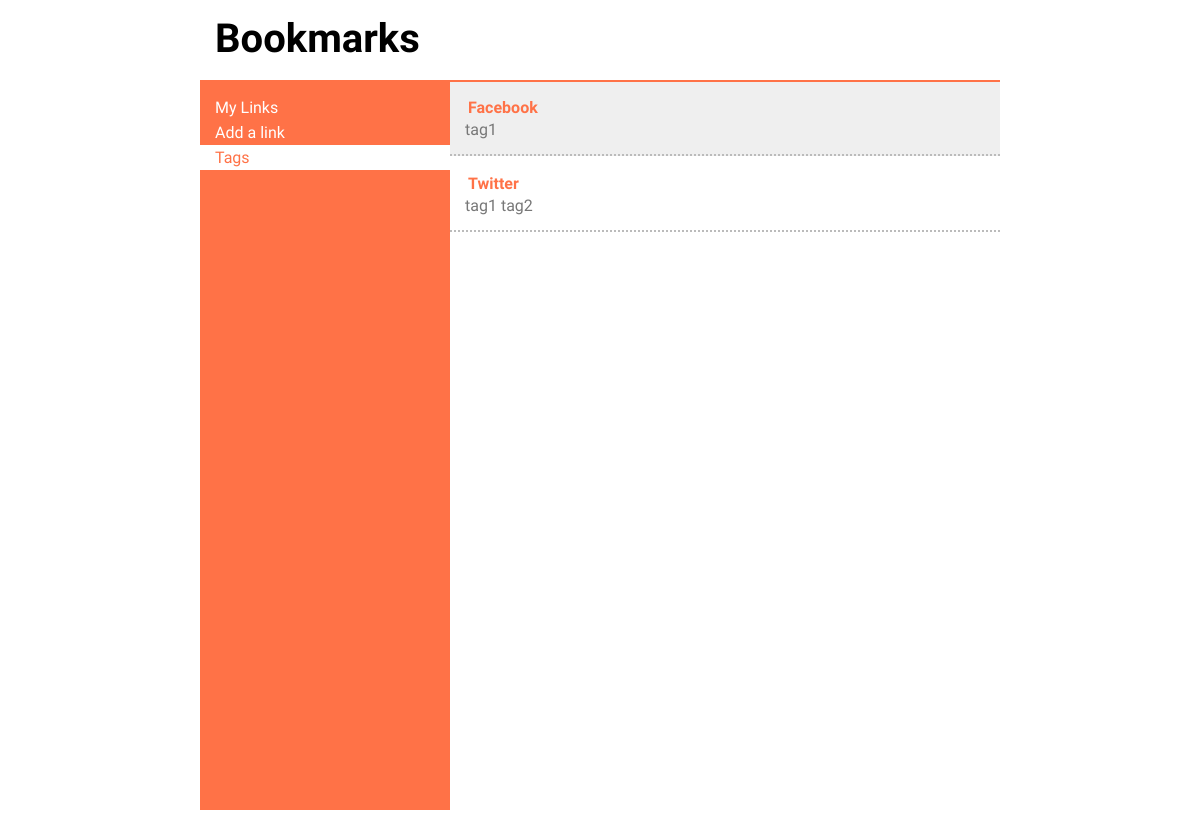
The page /tags/ on the database as committed earlier.
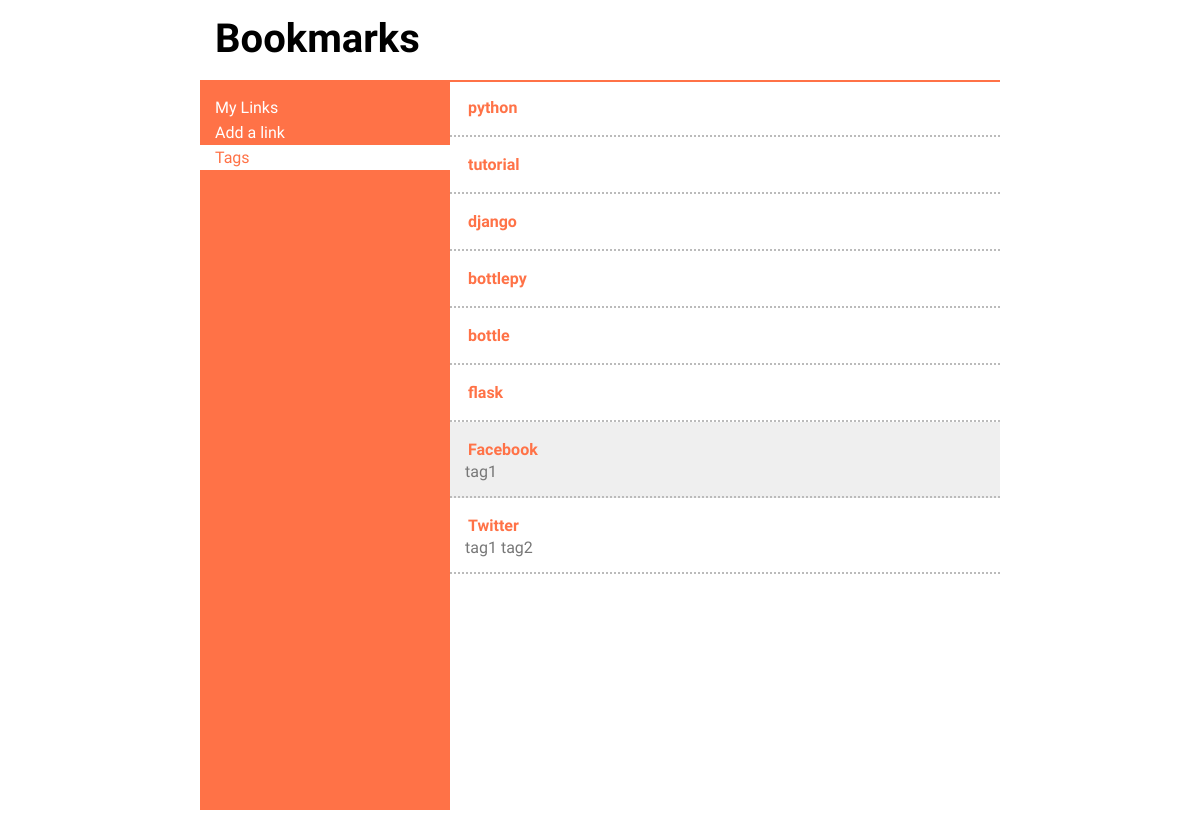
The same page on the database as committed later.
### main/models.py (models this page shows, shortened)
class Tag(models.Model):
    name = models.CharField(max_length=128, unique=True)

### main/views.py (the view)
# urls.py: url(r'^tags/$',views.tags,name="tags"),
def tags(request):
    context = RequestContext(request)
    tags = Tag.objects.all()
    return render_to_response('main/tags.html', {'tags':tags}, context)

### templates/main/tags.html (shortened to what this page needs)
{% load staticfiles %}
<!DOCTYPE html>
<html>
    <head>
        <link rel="stylesheet" href="{% static "css/style.css" %}" media="all" />
    </head>
    <body>
        <div id="wrapper">
            <header>
                <h1>Bookmarks</h1>
            </header>
            <div id="main">
                <div id="sidebar">
                    <ul>
                        <li id="home">
                            <a href="/bookmarks">My Links</a>
                        </li>
                        <li><a href="javascript:;" id="addLink">Add a link</a></li>
                        <li  class="active"><a href="./">Tags</a></li>
                    </ul>
                </div><div id="content">
                	{% for tag in tags %}
                    <div class="link">
                        <h4><a href="/bookmarks/tags/{{tag.name}}">{{ tag.name }}</a></h4>
                    </div>
                    {% endfor %}
                    <div class="link other">
                        <h4><a href="http://www.facebook.com">Facebook</a></h4>
                        <p class="tags">
                            <a href="#">tag1</a>
                        </p>
                    </div>
                    <div class="link">
                        <h4><a href="http://www.twitter.com">Twitter</a></h4>
                        <p class="tags">
                            <a href="#">tag1</a>
                            <a href="#">tag2</a>
                        </p>
                    </div>
                </div>
            </div>
        </div>
    </body>
</html>

### static/css/style.css (style rules this page uses)
body, header, footer, h1, h2, h3, h4, a, table, tr, td, th, tbody, thead, div, ul, li, dl, dd, dt, p { border: 0; padding: 0; margin: 0; vertical-align: baseline; }
body,html { height: 100%; width: 100%; font-family: 'Amarante','Frijole', Arial, serif; position: absolute; }
a { text-decoration: none; color: #fff; }
h1 { font-size: 2.5em; }
li { list-style: none outside none; display: block; width: 235px; padding: 3px 0 3px 15px; }
li.active { background: #fff; }
li.active a { color: #ff7247; }
#wrapper { min-height: 100%; height: 100%; width: 800px; position: relative; margin: 0 auto; }
header { height: 80px; width: 800px; position: fixed; background: #fff; z-index: 2; top: 0; border-bottom: 2px solid #ff7247; }
header h1 { padding: 15px; }
#main { height: 100%; position: relative; margin-top: 80px; }
#sidebar { position: fixed; display: inline-block; width: 250px; vertical-align: top; background: #ff7247; padding: 15px 0; height: 700px; }
#content { display: inline-block; width: 550px; vertical-align: top; height: 700px; overflow-y: scroll; margin-left: 250px; }
#content a { color: #ff7247; }
#content .tags a { color: #777; }
#content .link { padding: 15px; border-bottom: 2px dotted #bbb; }
#content .link.other { background: #efefef; }
#content .link h4 { padding: 3px; }

Rows that differ between the two databases and show on the page:
added Tag: name "python"
added Tag: name "tutorial"
added Tag: name "django"
added Tag: name "bottlepy"
added Tag: name "bottle"
added Tag: name "flask"
